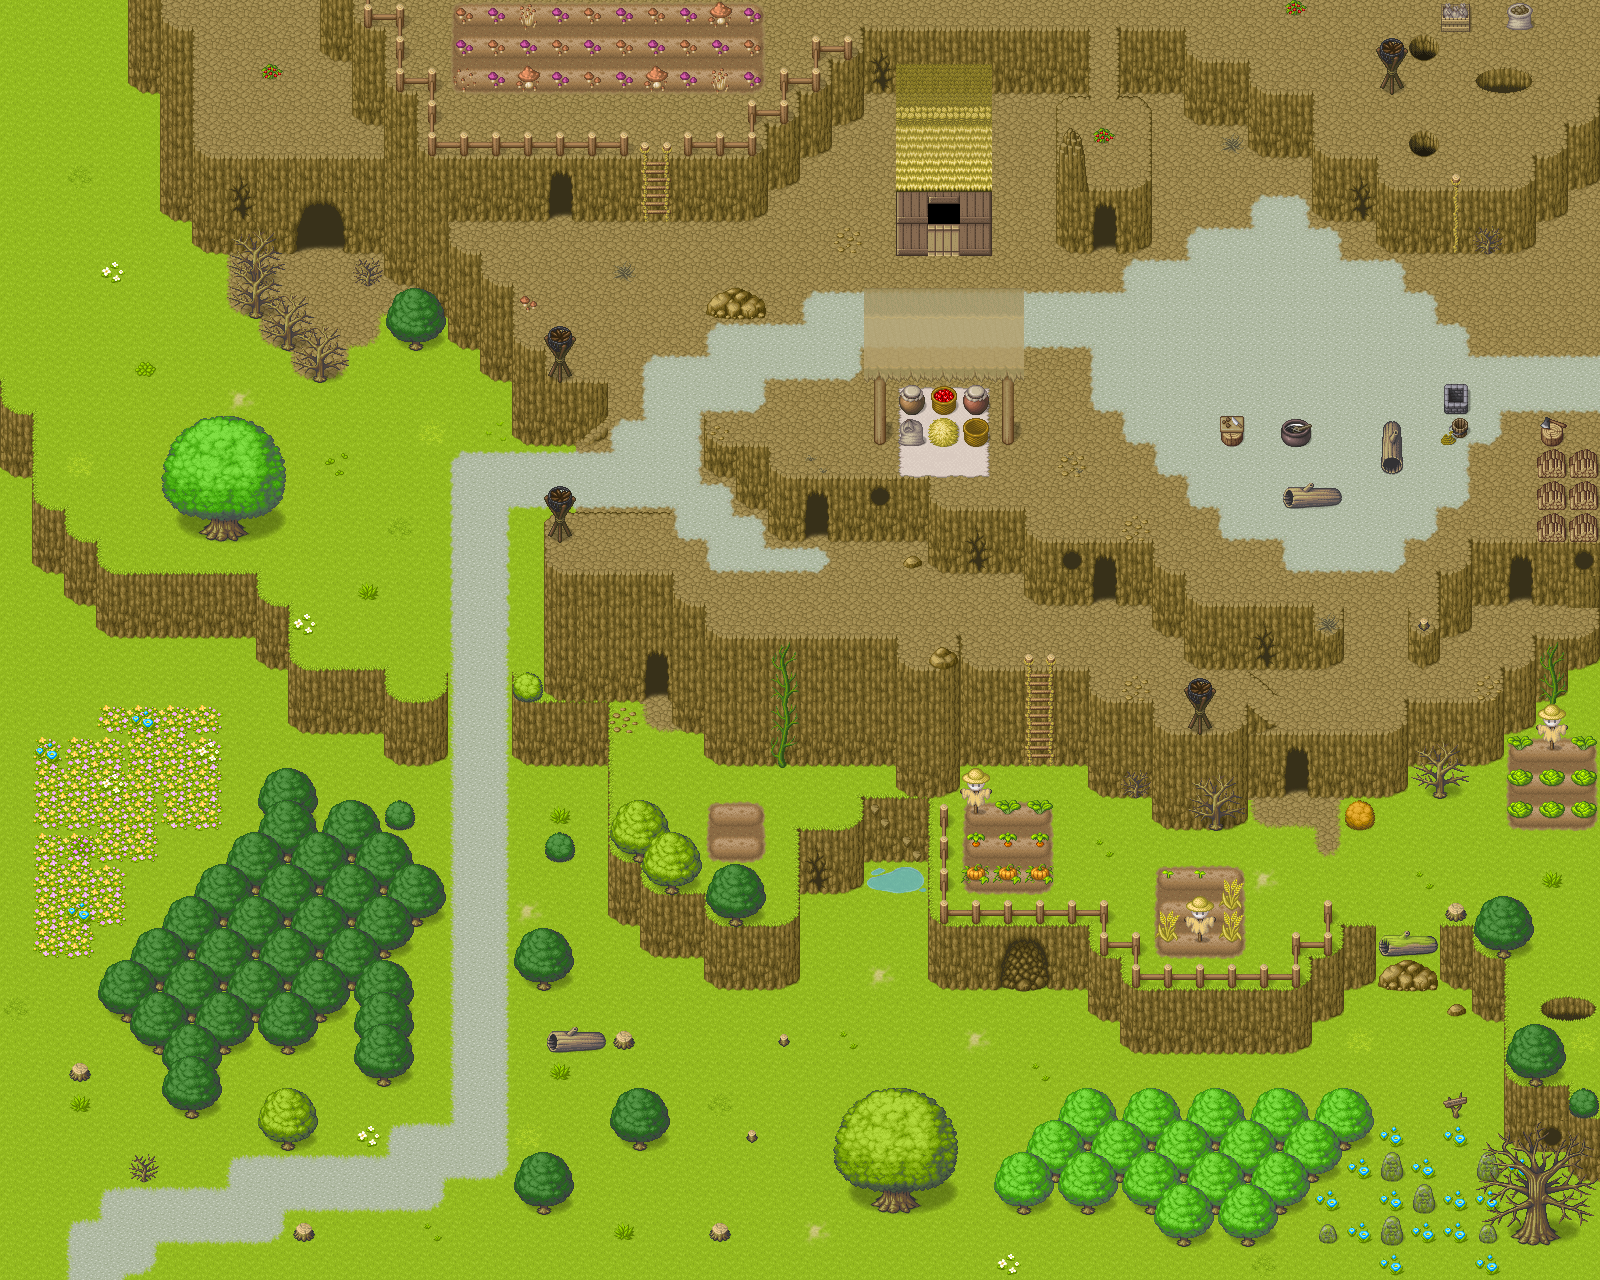

Tiled map render using the project's own tile images. Description and the map definition, with tile-layer contents summarised, below:
An orthogonal 50x40 tile map with 32x32 px tiles, 10 tile layers (Below player, Collisions, Fringe non-transparent, Below player, ...), 18 tilesets and 28 objects (12x Waypoint, 7x NPC, 5x Container, 2x Message, Start, ...).

<map version="1.2" tiledversion="2020.04.10" orientation="orthogonal" renderorder="right-down" compressionlevel="0" width="50" height="40" tilewidth="32" tileheight="32" infinite="0" nextlayerid="22" nextobjectid="50">
 <editorsettings>
  <export target="village.json" format="json" />
 </editorsettings>
 <tileset firstgid="1" source="base.tsx" />
 <tileset firstgid="1065" source="flowers.tsx" />
 <tileset firstgid="1113" name="grass1-dirt4" tilewidth="32" tileheight="32" tilecount="48" columns="8">
  <image source="../images/tilesets/grass1-dirt4.png" width="256" height="192" />
  <terraintypes>
   <terrain name="Road" tile="-1" />
  </terraintypes>
  <tile id="5" terrain=",,,0" />
  <tile id="6" terrain=",,0,0" />
  <tile id="7" terrain=",,0," />
  <tile id="13" terrain=",0,,0" />
  <tile id="15" terrain="0,,0," />
  <tile id="21" terrain=",0,," />
  <tile id="22" terrain="0,0,," />
  <tile id="23" terrain="0,,," />
  <tile id="28" terrain="0,0,0," />
  <tile id="29" terrain="0,0,,0" />
  <tile id="36" terrain="0,,0,0" />
  <tile id="37" terrain=",0,0,0" />
 </tileset>
 <tileset firstgid="1161" source="grass1-dirt2.tsx" />
 <tileset firstgid="1209" source="dirt4.tsx" />
 <tileset firstgid="1257" source="grass4.tsx" />
 <tileset firstgid="1305" name="grass1-dirt1" tilewidth="32" tileheight="32" tilecount="48" columns="8">
  <image source="../images/tilesets/grass1-dirt1.png" width="256" height="192" />
 </tileset>
 <tileset firstgid="1353" source="dirt2.tsx" />
 <tileset firstgid="1401" source="base-addition.tsx" />
 <tileset firstgid="2169" source="female20-3.tsx" />
 <tileset firstgid="2181" source="male17-4.tsx" />
 <tileset firstgid="2193" source="female19-1.tsx" />
 <tileset firstgid="2205" source="male17-3.tsx" />
 <tileset firstgid="2217" source="female19-3.tsx" />
 <tileset firstgid="2229" source="male10-1.tsx" />
 <tileset firstgid="2241" source="icon-item-set.tsx" />
 <tileset firstgid="2561" source="fisherman.tsx" />
 <tileset firstgid="2573" source="cat-1.tsx" />
 <group id="14" name="Layer 1">
  <layer id="1" name="Below player" width="50" height="40">
   <data>[2000 cells, 1999 non-empty, 19 distinct tile ids]</data>
  </layer>
  <layer id="2" name="Collisions" width="50" height="40">
   <properties>
    <property name="hasCollisions" type="bool" value="true" />
   </properties>
   <data>[2000 cells, 674 non-empty, 69 distinct tile ids]</data>
  </layer>
  <layer id="11" name="Fringe non-transparent" width="50" height="40">
   <properties>
    <property name="fringe" type="bool" value="true" />
   </properties>
   <data>[2000 cells, 60 non-empty, 34 distinct tile ids]</data>
  </layer>
 </group>
 <group id="15" name="Layer 2">
  <layer id="8" name="Below player" width="50" height="40">
   <data>[2000 cells, 430 non-empty, 87 distinct tile ids]</data>
  </layer>
  <layer id="3" name="Collisions" width="50" height="40">
   <properties>
    <property name="hasCollisions" type="bool" value="true" />
   </properties>
   <data>[2000 cells, 132 non-empty, 67 distinct tile ids]</data>
  </layer>
  <layer id="12" name="Fringe non-transparent" width="50" height="40">
   <properties>
    <property name="fringe" type="bool" value="true" />
   </properties>
   <data>[2000 cells, 32 non-empty, 21 distinct tile ids]</data>
  </layer>
  <layer id="16" name="Fringe transparent" width="50" height="40" opacity="0.8">
   <properties>
    <property name="fringe" type="bool" value="true" />
   </properties>
   <data>[2000 cells, 26 non-empty, 8 distinct tile ids]</data>
  </layer>
 </group>
 <group id="17" name="Layer 3">
  <layer id="18" name="Below Player" width="50" height="40">
   <data>[2000 cells, 79 non-empty, 26 distinct tile ids]</data>
  </layer>
  <layer id="5" name="Collisions" width="50" height="40">
   <properties>
    <property name="hasCollisions" type="bool" value="true" />
   </properties>
   <data>[2000 cells, 4 non-empty, 2 distinct tile ids]</data>
  </layer>
  <layer id="13" name="Fringe non-transparent" width="50" height="40">
   <properties>
    <property name="fringe" type="bool" value="true" />
   </properties>
   <data>[2000 cells, 4 non-empty, 2 distinct tile ids]</data>
  </layer>
 </group>
 <objectgroup id="20" name="Containers">
  <object id="30" name="Primula 1" type="Container" gid="55" x="736" y="800" width="32" height="32">
   <properties>
    <property name="items" value="[{&quot;itemId&quot;: &quot;primula-flower&quot;, &quot;quantity&quot;: 1}]" />
    <property name="secret" type="bool" value="true" />
   </properties>
  </object>
  <object id="31" name="Primula 2" type="Container" gid="55" x="736" y="832" width="32" height="32">
   <properties>
    <property name="items" value="[{&quot;itemId&quot;: &quot;primula-flower&quot;, &quot;quantity&quot;: 1}]" />
    <property name="secret" type="bool" value="true" />
   </properties>
  </object>
  <object id="32" name="Primula 3" type="Container" gid="55" x="704" y="832" width="32" height="32">
   <properties>
    <property name="items" value="[{&quot;itemId&quot;: &quot;primula-flower&quot;, &quot;quantity&quot;: 1}]" />
    <property name="secret" type="bool" value="true" />
   </properties>
  </object>
  <object id="33" name="Primula 4" type="Container" gid="55" x="704" y="800" width="32" height="32">
   <properties>
    <property name="items" value="[{&quot;itemId&quot;: &quot;primula-flower&quot;, &quot;quantity&quot;: 1}]" />
    <property name="secret" type="bool" value="true" />
   </properties>
  </object>
  <object id="49" name="Coal" type="Container" gid="70" x="1312" y="416" width="32" height="32">
   <properties>
    <property name="items" value="[{&quot;itemId&quot;: &quot;coal&quot;, &quot;quantity&quot;: 3}]" />
    <property name="openedFrame" type="int" value="69" />
   </properties>
  </object>
 </objectgroup>
 <objectgroup id="4" name="Objects">
  <object id="1" name="Start" x="1504" y="608">
   <point />
  </object>
 </objectgroup>
 <objectgroup id="21" name="NPCs">
  <object id="38" name="Elder Guarthh" type="NPC" gid="2206" x="1312" y="384" width="32" height="32" />
  <object id="39" name="Mitikhha" type="NPC" gid="2170" x="1216" y="384" width="32" height="32" />
  <object id="40" name="Tareth" type="NPC" gid="2230" x="992" y="448" width="32" height="32" />
  <object id="41" name="Nahkha" type="NPC" gid="2194" x="832" y="544" width="32" height="32" />
  <object id="42" name="Farmer Keith" type="NPC" gid="2562" x="992" y="832" width="32" height="32" />
  <object id="43" name="Hargkakh" type="NPC" gid="2182" x="1408" y="96" width="32" height="32" />
  <object id="46" name="Whiskers" type="NPC" gid="2574" x="1184" y="384" width="32" height="32" />
 </objectgroup>
 <objectgroup id="19" name="Messages">
  <object id="19" name="Boar-ning" type="Message" x="32" y="672" width="128" height="128">
   <properties>
    <property name="interaction" value="overlap" />
    <property name="messageId" value="village_boarWarning" />
    <property name="secret" type="bool" value="true" />
    <property name="singleUse" type="bool" value="true" />
   </properties>
  </object>
  <object id="28" name="Place of memory" type="Message" x="1440" y="1088" width="32" height="32">
   <properties>
    <property name="interaction" value="activate" />
    <property name="messageId" value="village_placeOfMemory" />
    <property name="secret" type="bool" value="false" />
    <property name="singleUse" type="bool" value="false" />
   </properties>
  </object>
 </objectgroup>
 <objectgroup id="10" name="Waypoints">
  <!-- 12 objects omitted --></objectgroup>
 <objectgroup id="9" name="Enemies">
  <!-- 1 objects omitted --></objectgroup>
</map>
<!-- 13 of 28 objects omitted -->
